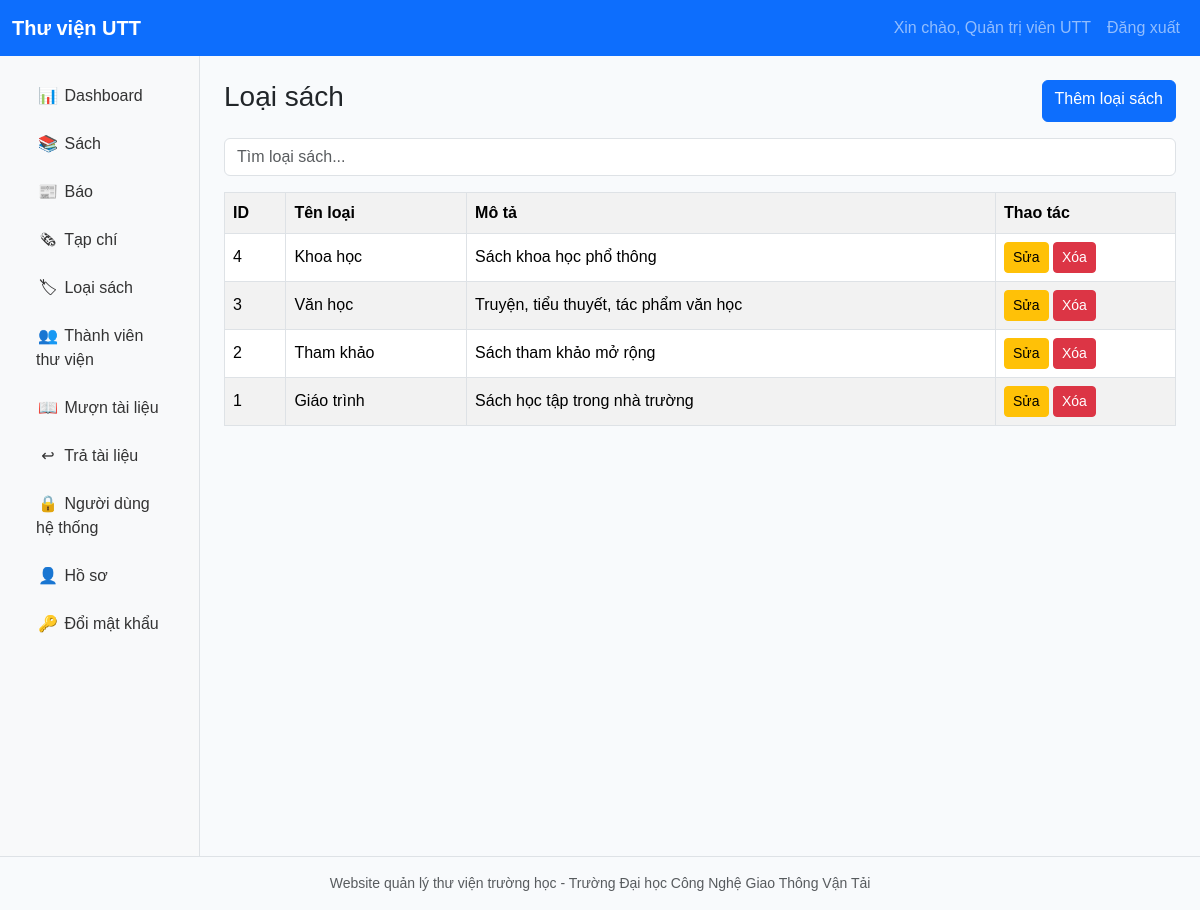
The page /book_types/index.php (signed in) on the database its author committed.
### tables this page shows
CREATE TABLE book_types(id INT AUTO_INCREMENT PRIMARY KEY,name VARCHAR(150) NOT NULL UNIQUE,description TEXT NULL,created_at TIMESTAMP DEFAULT CURRENT_TIMESTAMP);

### includes/functions.php (called while the page is built, shortened)
<?php
function e($v){ return htmlspecialchars((string)$v, ENT_QUOTES, 'UTF-8'); }

### includes/bootstrap.php (called while the page is built, shortened)
<?php
spl_autoload_register(function($class){
    $file = ROOT_PATH . '/' . str_replace('\\','/',$class) . '.php';
});
require_once __DIR__ . '/functions.php';

### config/database.php (called while the page is built)
<?php
return [
    'host' => 'localhost',
    'database' => 'library_management',
    'username' => 'root',
    'password' => '',
    'charset' => 'utf8mb4',
];

### app/Repositories/Database.php (called while the page is built, shortened)
<?php
class Database{ private static ?PDO $pdo=null; public static function connection():PDO{ if(self::$pdo===null){ $c=require ROOT_PATH.'/config/database.php'; $dsn="mysql:host={$c['host']};dbname={$c['database']};charset={$c['charset']}"; try{ self::$pdo=new PDO($dsn,$c['username'],$c['password'],[PDO::ATTR_ERRMODE=>PDO::ERRMODE_EXCEPTION,PDO::ATTR_DEFAULT_FETCH_MODE=>PDO::FETCH_ASSOC,PDO::ATTR_EMULATE_PREPARES=>false]); self::$pdo->exec('SET NAMES utf8mb4'); }catch(PDOException $e){ die('Không kết nối được database: '.$e->getMessage()); }} return self::$pdo; }}

### app/Services/BookTypeService.php (called while the page is built, shortened)
<?php
class BookTypeService{ private BookTypeRepository $repo; public function __construct(){ $this->repo=new BookTypeRepository(); } public function all($q=''){return $this->repo->all($q);} public function find($id){return $this->repo->find((int)$id);} public function save(array $d,?int $id=null):array{ $e=Validator::required($d,['name'=>'Tên loại sách']); if($e)return ['ok'=>false,'errors'=>$e]; $id?$this->repo->update($id,$d):$id=$this->repo->create($d); return ['ok'=>true,'data'=>$this->repo->find($id)]; } public function delete(int $id):array{ if($this->repo->countBooks($id)>0)return ['ok'=>false,'message'=>'Không thể xóa vì đang có sách thuộc loại này']; $this->repo->delete($id); return ['ok'=>true]; }}

### app/Repositories/BaseRepository.php (called while the page is built, shortened)
<?php
class BaseRepository{ protected PDO $db; public function __construct(){ $this->db=Database::connection(); } protected function fetchAll(string $sql,array $params=[]):array{ $s=$this->db->prepare($sql); $s->execute($params); return $s->fetchAll(); } protected function fetch(string $sql,array $params=[]):?array{ $s=$this->db->prepare($sql); $s->execute($params); $r=$s->fetch(); return $r?:null; } protected function execute(string $sql,array $params=[]):bool{ $s=$this->db->prepare($sql); return $s->execute($params); } protected function lastInsertId():int{ return (int)$this->db->lastInsertId(); }}

### app/Repositories/BookTypeRepository.php (called while the page is built)
<?php
namespace app\Repositories; class BookTypeRepository extends BaseRepository{ public function all(string $q=''):array{return $q?$this->fetchAll("SELECT * FROM book_types WHERE name LIKE ? OR description LIKE ? ORDER BY id DESC",["%$q%","%$q%"]):$this->fetchAll("SELECT * FROM book_types ORDER BY id DESC");} public function find(int $id):?array{return $this->fetch("SELECT * FROM book_types WHERE id=?",[$id]);} public function create(array $d):int{$this->execute("INSERT INTO book_types(name,description) VALUES(?,?)",[$d['name'],$d['description']??null]);return $this->lastInsertId();} public function update(int $id,array $d):bool{return $this->execute("UPDATE book_types SET name=?,description=? WHERE id=?",[$d['name'],$d['description']??null,$id]);} public function delete(int $id):bool{return $this->execute("DELETE FROM book_types WHERE id=?",[$id]);} public function countBooks(int $id):int{return (int)$this->fetch("SELECT COUNT(*) c FROM books WHERE book_type_id=?",[$id])['c'];}}

### public/book_types/index.php (the view)
<?php require_once __DIR__.'/../../includes/bootstrap.php'; require_login(); use app\Services\BookTypeService; $q=$_GET['q']??''; $rows=(new BookTypeService())->all($q); $title='Quản lý loại sách'; include ROOT_PATH.'/includes/header.php'; ?><div class="d-flex justify-content-between mb-3"><h1 class="h3">Loại sách</h1><a class="btn btn-primary" href="create.php">Thêm loại sách</a></div><form class="mb-3"><input name="q" class="form-control" placeholder="Tìm loại sách..." value="<?= e($q) ?>"></form><table class="table table-bordered table-striped"><tr><th>ID</th><th>Tên loại</th><th>Mô tả</th><th width="180">Thao tác</th></tr><?php foreach($rows as $r): ?><tr><td><?= e($r['id']) ?></td><td><?= e($r['name']) ?></td><td><?= e($r['description']) ?></td><td><a class="btn btn-sm btn-warning" href="edit.php?id=<?= $r['id'] ?>">Sửa</a> <a data-confirm="Xóa loại sách này?" class="btn btn-sm btn-danger" href="delete.php?id=<?= $r['id'] ?>">Xóa</a></td></tr><?php endforeach; ?></table><?php include ROOT_PATH.'/includes/footer.php'; ?>

### public/assets/css/style.css (style rules this page uses)
body { background:#f8fafc;font-family:Arial,"Segoe UI",Tahoma,sans-serif }
.table td,.table th { vertical-align:middle }

### rows shown on the page
book_types: id "4", name "Khoa học", description "Sách khoa học phổ thông"
book_types: id "3", name "Văn học", description "Truyện, tiểu thuyết, tác phẩm văn học"
book_types: id "2", name "Tham khảo", description "Sách tham khảo mở rộng"
book_types: id "1", name "Giáo trình", description "Sách học tập trong nhà trường"

### other values the page prints
current_user()['full_name'] "Quản trị viên UTT"
FOOTER_TEXT "Website quản lý thư viện trường học - Trường Đại học Công Nghệ Giao Thông Vận Tải"
